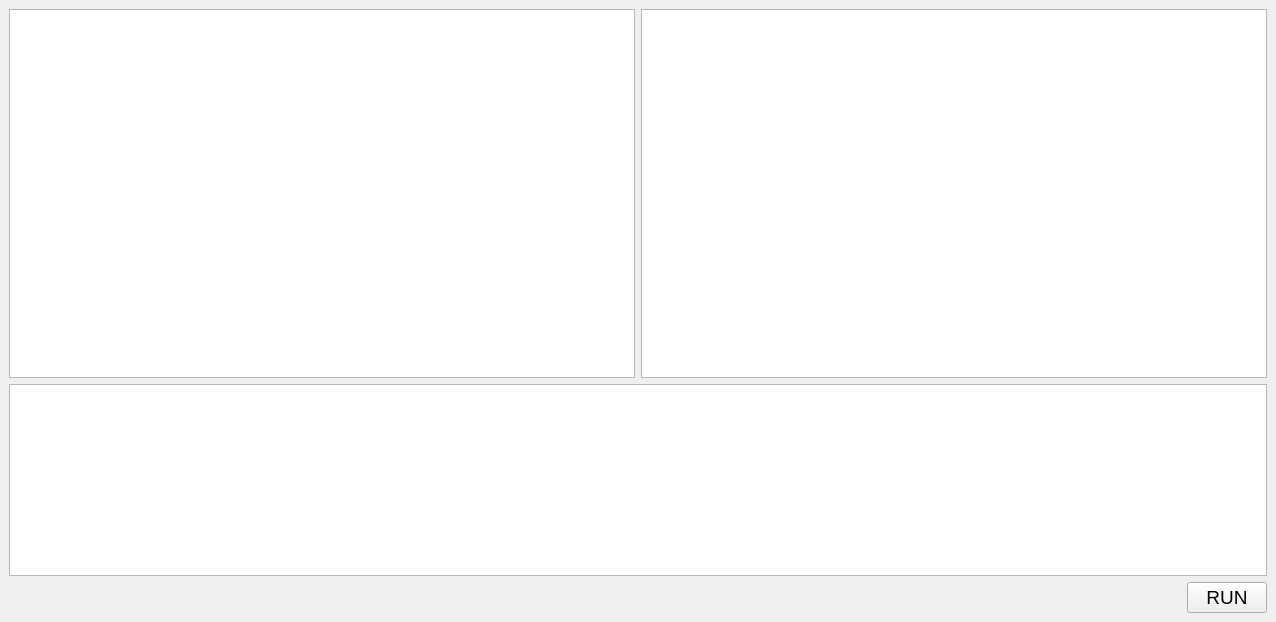
<?xml version="1.0" encoding="UTF-8"?>
<ui version="4.0">
 <class>MainWindow</class>
 <widget class="QMainWindow" name="MainWindow">
  <property name="geometry">
   <rect>
    <x>0</x>
    <y>0</y>
    <width>1276</width>
    <height>622</height>
   </rect>
  </property>
  <property name="windowTitle">
   <string>MainWindow</string>
  </property>
  <widget class="QWidget" name="centralwidget">
   <layout class="QVBoxLayout" name="verticalLayout" stretch="3,0,0">
    <item>
     <layout class="QHBoxLayout" name="HL_INPUT_FORMAT">
      <item>
       <widget class="QPlainTextEdit" name="teInput">
        <property name="font">
         <font>
          <family>Tahoma</family>
          <pointsize>14</pointsize>
         </font>
        </property>
       </widget>
      </item>
      <item>
       <widget class="QTextBrowser" name="tbFormat">
        <property name="font">
         <font>
          <family>Tahoma</family>
          <pointsize>14</pointsize>
         </font>
        </property>
       </widget>
      </item>
     </layout>
    </item>
    <item>
     <widget class="QTextBrowser" name="tbOutput">
      <property name="font">
       <font>
        <family>Tahoma</family>
        <pointsize>14</pointsize>
       </font>
      </property>
     </widget>
    </item>
    <item>
     <layout class="QHBoxLayout" name="HL_BUTTON">
      <item>
       <spacer name="HS_BUTTON">
        <property name="orientation">
         <enum>Qt::Horizontal</enum>
        </property>
        <property name="sizeHint" stdset="0">
         <size>
          <width>40</width>
          <height>20</height>
         </size>
        </property>
       </spacer>
      </item>
      <item>
       <widget class="QPushButton" name="bRun">
        <property name="font">
         <font>
          <family>Tahoma</family>
          <pointsize>14</pointsize>
         </font>
        </property>
        <property name="text">
         <string>RUN</string>
        </property>
       </widget>
      </item>
     </layout>
    </item>
   </layout>
  </widget>
  <widget class="QMenuBar" name="menubar">
   <property name="geometry">
    <rect>
     <x>0</x>
     <y>0</y>
     <width>1276</width>
     <height>20</height>
    </rect>
   </property>
  </widget>
 </widget>
 <resources/>
 <connections/>
</ui>
